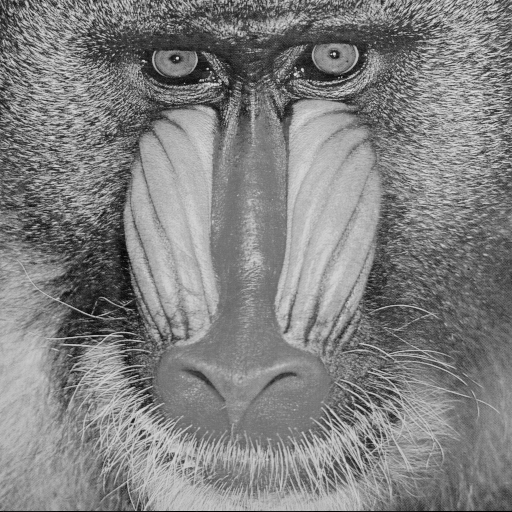
%> input picture ex_resolvidos 2026.1/exercicios/Exercicio02/imagem/baboon.png, 512 x 512 px, given in place of flying.jpg, which was not available
$ octave exercicio07.m   (GNU Octave 9; MATLAB toolbox functions it lacks are replaced by stand-ins)
%> lines starting %> are read from the running program, lines starting %| are printed output that depends on the picture; in (x1, y1, x2, y2) boxes, pixels count from 0 and x2, y2 are one past the last pixel; in counts of white or black regions, pixels touching at a corner belong together; the program's own positions count from 1; pictures that were not available may be replaced by others from this repository, and a replacement may not be noted
%livia_maia_claudio 222050030%
pkg load image;

img1 = imread('flying.jpg');
%> img1 is the input picture: size 512x512 uint8; min 0, max 230, mean 129.1
img2 = imread('clips.png');
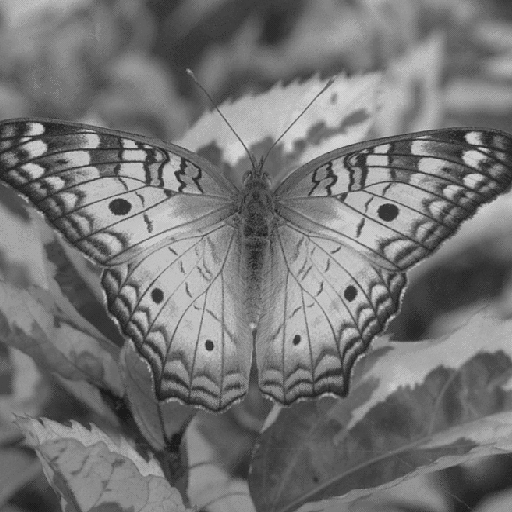
%> input picture ex_resolvidos 2026.1/exercicios/Exercicio02/imagem/butterfly.png, 512 x 512 px, given in place of clips.png, which was not available
%> img2 is the input picture: size 512x512 uint8; min 27, max 212, mean 116.8

figure;
subplot(2,2,1); imshow(img1);
subplot(2,2,2); imhist(img1);
subplot(2,2,3); imshow(img2);
subplot(2,2,4); imhist(img2);
%> after `imhist(img2)`:
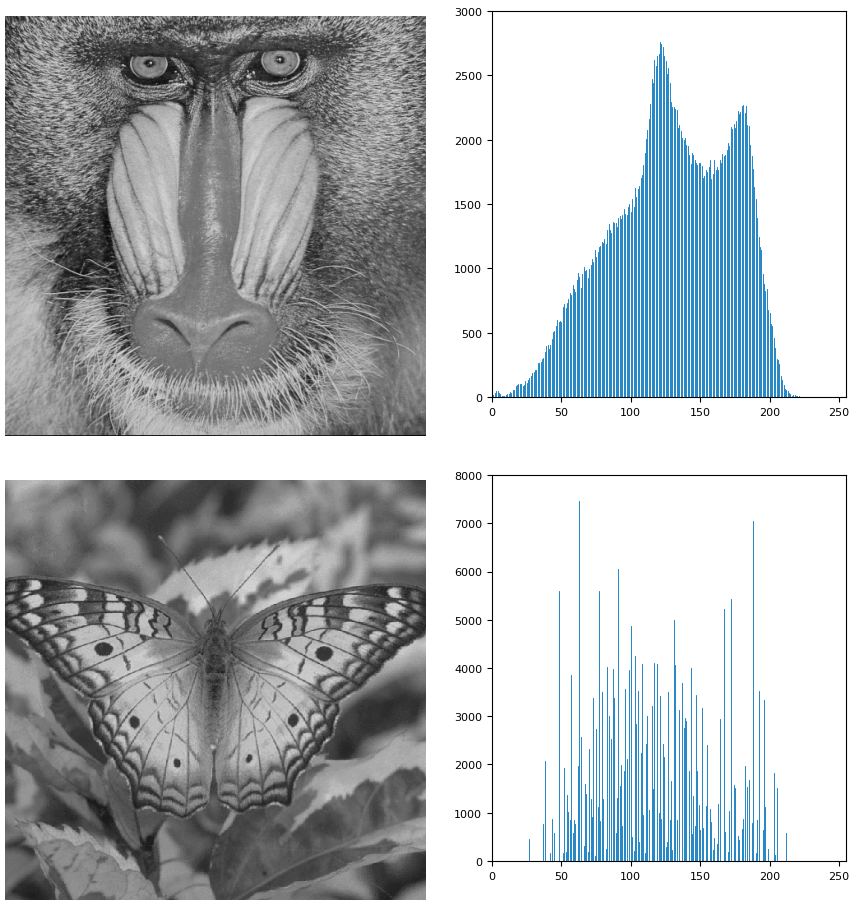
%> figure redrawn from the program's plot data, 4 panels

T0 = 50;
T1 = 140;

img1L = img1 < T0;
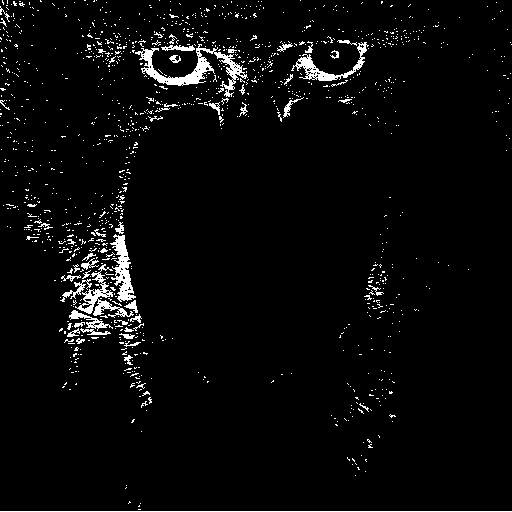
%> img1L: size 512x512 logical; 3.7% white in thin lines or dots
img2L = img2 > T1;
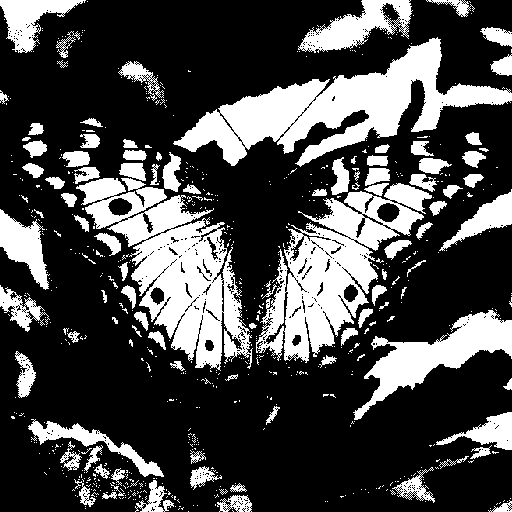
%> img2L: size 512x512 logical; 28.6% white; 660 white regions (563 under 20 px), largest, box (x1, y1, x2, y2) and area: (173, 37, 512, 167) 15114, (76, 178, 253, 371) 14228, (256, 183, 432, 363) 12553

figure;
subplot(1,2,1); imshow(img1L);
subplot(1,2,2); imshow(img2L);

img1bw = im2bw(img1, 50/255);
%> img1bw: size 512x512 logical; 96.1% white; black in thin lines or dots
img2bw = im2bw(img2, 140/255);

figure;
subplot(1,2,1); imshow(img1bw);
subplot(1,2,2); imshow(img2bw);

T2 = 50;
T3 = 80;

img1r = img1 > T2 & img1 < T3;
%> img1r: size 512x512 logical; 10.4% white in thin lines or dots
img2r = img2 > T2 & img2 < T3;
%> img2r: size 512x512 logical; 18.6% white; 854 white regions (753 under 20 px), largest, box (x1, y1, x2, y2) and area: (146, 0, 304, 105) 6456, (220, 394, 323, 512) 4551, (384, 247, 512, 342) 4096

figure;
subplot(1,2,1); imshow(img1r);
subplot(1,2,2); imshow(img2r);

rice = imread('rice.png');
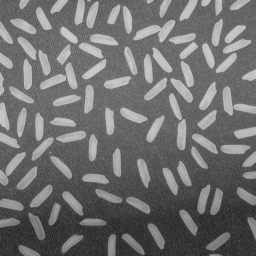
%> input picture ex_resolvidos 2026.1/exercicios/Exercicio02/imagem/rice.png, 256 x 256 px
%> rice is the input picture: size 256x256 uint8; min 40, max 204, mean 111.2

figure;
imshow(rice);

rice_25 = im2bw(rice, 0.25);
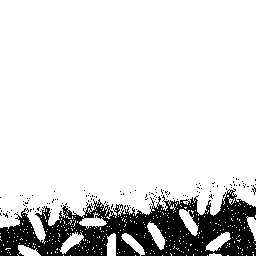
%> rice_25: size 256x256 logical; 85.7% white; 127 black regions (126 under 20 px), largest, box (x1, y1, x2, y2) and area: (0, 188, 256, 256) 9151
rice_55 = im2bw(rice, 0.55);
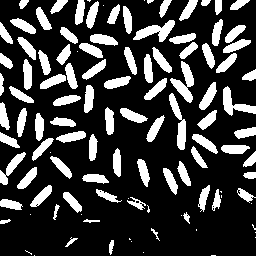
%> rice_55: size 256x256 logical; 23.6% white; 112 white regions (24 under 20 px), largest, box (x1, y1, x2, y2) and area: (170, 61, 194, 103) 434, (133, 20, 175, 42) 413, (169, 93, 186, 150) 401

figure;
subplot(1,2,1); imshow(rice_25); title('T = 0.25');
subplot(1,2,2); imshow(rice_55); title('T = 0.55');


%> (the run ends here)
